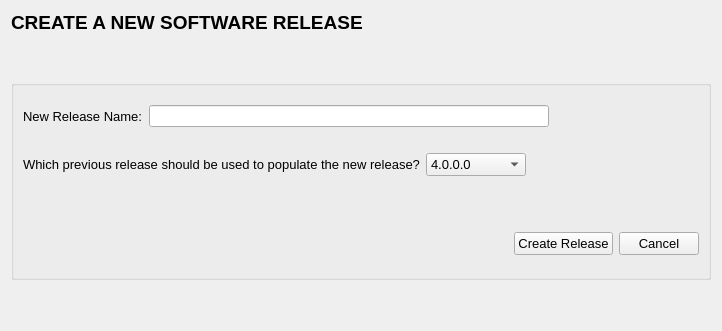
      <widget class="QWidget" name="page_4">
       <layout class="QVBoxLayout" name="verticalLayout_64">
        <item>
         <widget class="QLabel" name="label_9">
          <property name="font">
           <font>
            <pointsize>14</pointsize>
            <weight>75</weight>
            <bold>true</bold>
           </font>
          </property>
          <property name="text">
           <string>CREATE A NEW SOFTWARE RELEASE</string>
          </property>
         </widget>
        </item>
        <item>
         <spacer name="verticalSpacer_71">
          <property name="orientation">
           <enum>Qt::Vertical</enum>
          </property>
          <property name="sizeType">
           <enum>QSizePolicy::Fixed</enum>
          </property>
          <property name="sizeHint" stdset="0">
           <size>
            <width>20</width>
            <height>40</height>
           </size>
          </property>
         </spacer>
        </item>
        <item>
         <widget class="QGroupBox" name="groupBox_4">
          <property name="minimumSize">
           <size>
            <width>700</width>
            <height>200</height>
           </size>
          </property>
          <property name="maximumSize">
           <size>
            <width>700</width>
            <height>16777215</height>
           </size>
          </property>
          <property name="title">
           <string/>
          </property>
          <layout class="QVBoxLayout" name="verticalLayout_65">
           <item>
            <layout class="QHBoxLayout" name="horizontalLayout_8">
             <item>
              <widget class="QLabel" name="label_6">
               <property name="font">
                <font>
                 <pointsize>10</pointsize>
                </font>
               </property>
               <property name="text">
                <string>New Release Name:</string>
               </property>
              </widget>
             </item>
             <item>
              <widget class="QLineEdit" name="lineEdit_3"/>
             </item>
             <item>
              <spacer name="horizontalSpacer_6">
               <property name="orientation">
                <enum>Qt::Horizontal</enum>
               </property>
               <property name="sizeType">
                <enum>QSizePolicy::Fixed</enum>
               </property>
               <property name="sizeHint" stdset="0">
                <size>
                 <width>150</width>
                 <height>20</height>
                </size>
               </property>
              </spacer>
             </item>
            </layout>
           </item>
           <item>
            <spacer name="verticalSpacer_73">
             <property name="orientation">
              <enum>Qt::Vertical</enum>
             </property>
             <property name="sizeType">
              <enum>QSizePolicy::Fixed</enum>
             </property>
             <property name="sizeHint" stdset="0">
              <size>
               <width>20</width>
               <height>10</height>
              </size>
             </property>
            </spacer>
           </item>
           <item>
            <layout class="QHBoxLayout" name="horizontalLayout_9">
             <item>
              <widget class="QLabel" name="label_7">
               <property name="sizePolicy">
                <sizepolicy hsizetype="Expanding" vsizetype="Preferred">
                 <horstretch>0</horstretch>
                 <verstretch>0</verstretch>
                </sizepolicy>
               </property>
               <property name="minimumSize">
                <size>
                 <width>200</width>
                 <height>0</height>
                </size>
               </property>
               <property name="font">
                <font>
                 <pointsize>10</pointsize>
                </font>
               </property>
               <property name="text">
                <string>Which previous release should be used to populate the new release?</string>
               </property>
              </widget>
             </item>
             <item>
              <widget class="QComboBox" name="comboBox_15">
               <property name="minimumSize">
                <size>
                 <width>100</width>
                 <height>0</height>
                </size>
               </property>
               <property name="font">
                <font>
                 <pointsize>10</pointsize>
                </font>
               </property>
               <item>
                <property name="text">
                 <string>4.0.0.0</string>
                </property>
               </item>
              </widget>
             </item>
             <item>
              <spacer name="horizontalSpacer_5">
               <property name="orientation">
                <enum>Qt::Horizontal</enum>
               </property>
               <property name="sizeHint" stdset="0">
                <size>
                 <width>40</width>
                 <height>20</height>
                </size>
               </property>
              </spacer>
             </item>
            </layout>
           </item>
           <item>
            <spacer name="verticalSpacer_72">
             <property name="orientation">
              <enum>Qt::Vertical</enum>
             </property>
             <property name="sizeType">
              <enum>QSizePolicy::Fixed</enum>
             </property>
             <property name="sizeHint" stdset="0">
              <size>
               <width>20</width>
               <height>40</height>
              </size>
             </property>
            </spacer>
           </item>
           <item>
            <layout class="QHBoxLayout" name="horizontalLayout_4">
             <item>
              <spacer name="horizontalSpacer_4">
               <property name="orientation">
                <enum>Qt::Horizontal</enum>
               </property>
               <property name="sizeHint" stdset="0">
                <size>
                 <width>40</width>
                 <height>20</height>
                </size>
               </property>
              </spacer>
             </item>
             <item>
              <widget class="QPushButton" name="createReleaseButton">
               <property name="font">
                <font>
                 <pointsize>10</pointsize>
                </font>
               </property>
               <property name="text">
                <string>Create Release</string>
               </property>
              </widget>
             </item>
             <item>
              <widget class="QPushButton" name="cancelReleaseButton">
               <property name="font">
                <font>
                 <pointsize>10</pointsize>
                </font>
               </property>
               <property name="text">
                <string>Cancel</string>
               </property>
              </widget>
             </item>
            </layout>
           </item>
          </layout>
         </widget>
        </item>
        <item>
         <spacer name="verticalSpacer_70">
          <property name="orientation">
           <enum>Qt::Vertical</enum>
          </property>
          <property name="sizeHint" stdset="0">
           <size>
            <width>20</width>
            <height>40</height>
           </size>
          </property>
         </spacer>
        </item>
       </layout>
      </widget>
